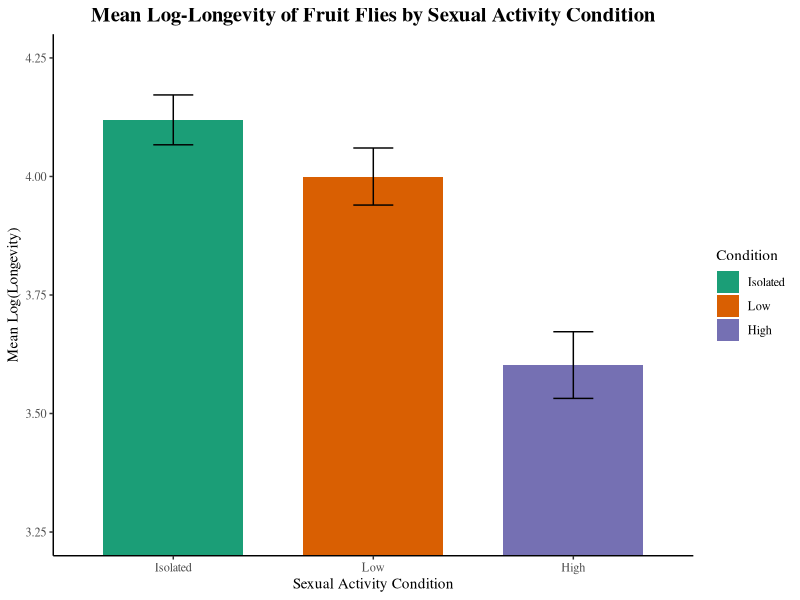
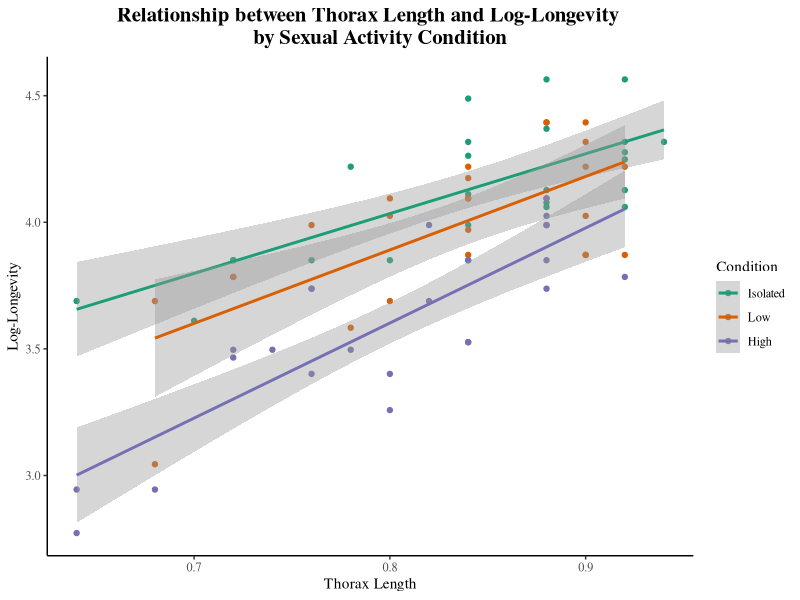
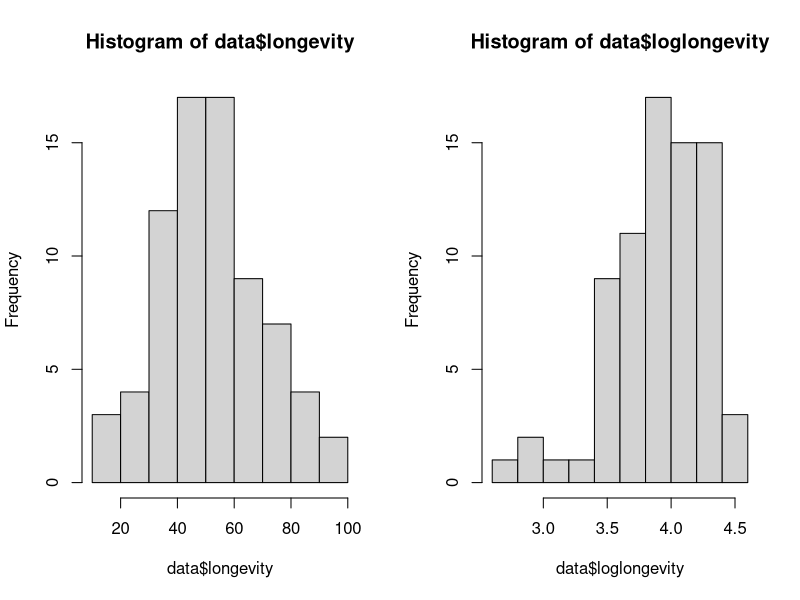
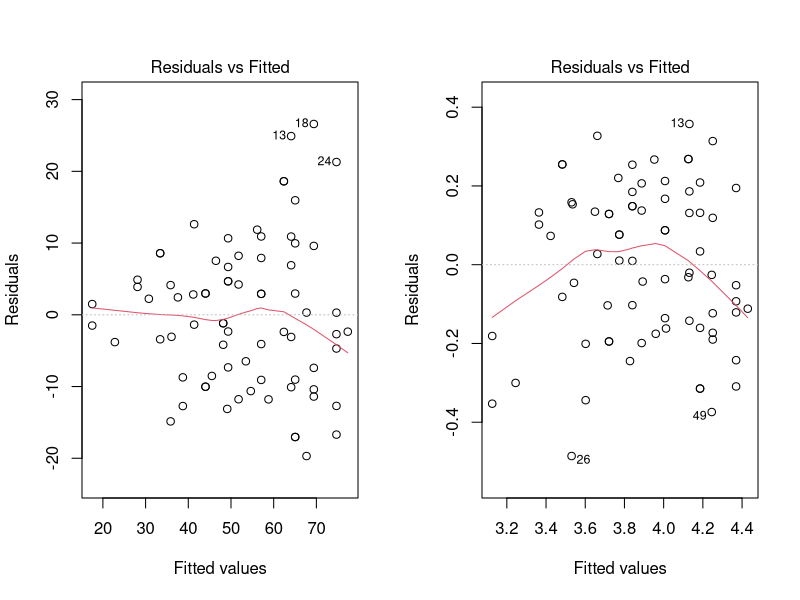

Generate these figures, in order, with R:
## ---- chunk 1
options(digits=3)
library(dplyr)
library(ggplot2)
color_choice <- "Dark2"
## ---- chunk 2
data_raw <- read.table("fruitflies.txt", header = TRUE)
## ---- chunk 3
data_raw <- data_raw %>% mutate(Activity = factor(
    dplyr::recode(activity, "isolated" = 0, "low" = 1, "high" = 2),
    levels = 0:2, labels = c("Isolated","Low","High")))
data_raw$loglongevity <- log(data_raw$longevity)
data <- subset(data_raw, select = -c(activity))
## ---- chunk 4
# Summary
data_summary <- data %>% group_by(Activity) %>% summarise(
    Mean_loglongevity = mean(loglongevity), SE_loglongevity = sd(loglongevity) / sqrt(n()),
    Mean_thorax = mean(thorax), SE_thorax = sd(thorax) / sqrt(n()))
# Plotting
data_summary %>% ggplot(aes(x = Activity, y = Mean_loglongevity, fill = Activity)) +
  geom_bar(stat = "identity", position = "dodge",width = 0.7) +
  geom_errorbar(aes(ymin = Mean_loglongevity - SE_loglongevity, 
                    ymax = Mean_loglongevity + SE_loglongevity), width = 0.2) +
  labs(x = "Sexual Activity Condition",y = "Mean Log(Longevity)",fill = "Condition",
    title = "Mean Log-Longevity of Fruit Flies by Sexual Activity Condition") +
  coord_cartesian(ylim = c(3.25, 4.25)) + theme_classic(base_family = "Times") +
  theme(plot.title = element_text(face = "bold", hjust = 0.5, size = 15)) + 
  scale_fill_brewer(palette = color_choice)
## ---- chunk 5
model_simple <- lm(loglongevity ~ Activity, data = data)
results_model <- anova(model_simple)
summary_model <- summary(model_simple)
## ---- chunk 6
model_with_cov <- lm(loglongevity ~ Activity + thorax, data = data)
model_comparison <- anova(model_simple, model_with_cov)
results_cov <- anova(model_with_cov)
## ---- chunk 7
model_with_cov$coefficients
## ---- chunk 8
data %>% ggplot(aes(x = thorax, y = loglongevity, color = Activity)) + 
  geom_point() + geom_smooth(method = "lm", se = TRUE) +
  labs(x = "Thorax Length", y = "Log-Longevity", color = "Condition",
    title = "Relationship between Thorax Length and Log-Longevity 
    by Sexual Activity Condition") +
  theme_classic(base_family = "Times") + 
  theme(plot.title = element_text(face = "bold", hjust = 0.5, size = 15)) + 
  scale_color_brewer(palette = color_choice)
## ---- chunk 9
model_with_interact = lm(loglongevity ~ Activity*thorax, data = data)
results_interact <- anova(model_with_interact)
## ---- chunk 10
model_with_cov_nolog = lm(longevity ~ Activity+thorax, data = data)
results_new <- anova(model_with_cov_nolog)
## ---- chunk 11
par(mfrow = c(1,2))
hist(data$longevity);hist(data$loglongevity)
## ---- chunk 12
par(mfrow = c(1,2))
plot(model_with_cov_nolog, which = 1)
plot(model_with_cov, which = 1)
